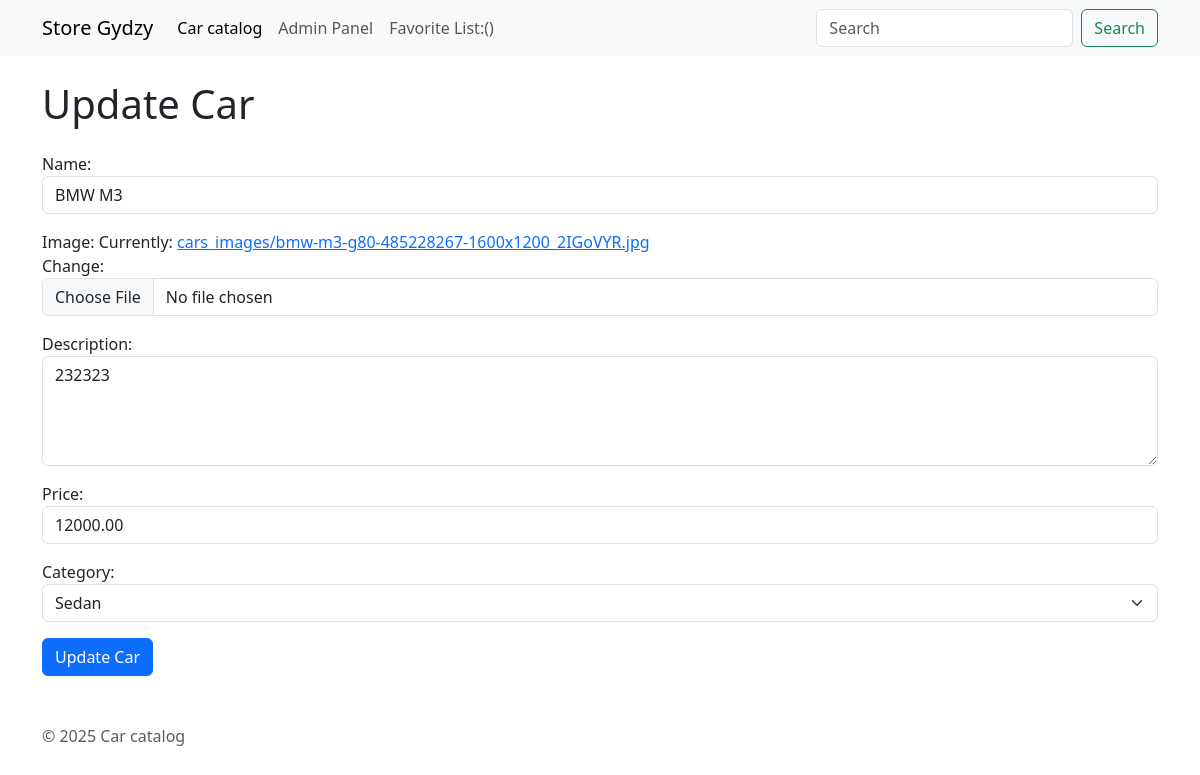
Page /cars/update/14/ on the committed database.
### cars_menu/models.py (models this page shows)
class Car(models.Model):
    CATEGORY_CHOICES = [
        ('sedan', 'Sedan'),
        ('hatchback', 'Hatchback'),
        ('suv', 'SUV'),
        ('crossover', 'Crossover'),
        ('coupe', 'Coupe'),
        ('convertible', 'Convertible'),
        ('wagon', 'Wagon'),
        ('pickup', 'Pickup'),
        ('van', 'Minivan'),
    ]
    name = models.CharField(max_length=100)
    image = models.ImageField(upload_to='cars_images/', null=True)
    description = models.TextField(blank=True, null=True)
    price = models.DecimalField(max_digits=10, decimal_places=2)
    category = models.CharField(max_length=50, choices=CATEGORY_CHOICES)

### cars_menu/views.py (the view)
# urls.py: path('cars/update/<int:id>/', views.update_car, name='update'),
def update_car(request, id):
     car = get_object_or_404(Car,pk=id)
     if request.method == 'POST':
        cars_form = CarsForm(request.POST, request.FILES,instance=car)
        if cars_form.is_valid():
            cars_form.save()
            messages.success(request, f"Cars has been updated successfully!","green")
            return redirect('adminpanel')
     cars_form = CarsForm(instance=car)
     return render(request, 'cars/update.html', {'form': cars_form})

### cars_menu/forms/car.py
class CarsForm(forms.ModelForm):
    class Meta:
        model = Car
        fields = '__all__'
        widgets = {
            'name': forms.TextInput(attrs={'class': 'form-control', 'placeholder': 'Product name'}),
            'image': forms.ClearableFileInput(attrs={'class': 'form-control', 'placeholder': 'ImageField'}),
            'description': forms.Textarea(attrs={'class': 'form-control', 'rows': 4, 'placeholder': 'Description'}),
            'price': forms.NumberInput(attrs={'class': 'form-control', 'step': '0.01', 'placeholder': 'Price'}),
            'category': forms.Select(attrs={'class': 'form-select'}),
        }

### favorites/context_processor.py (called while the page is built)
def favorite_list_count(request):
    return { 'favorite_count': get_count_of_favorite_car(request) }

### favorites/favorites.py (called while the page is built)
def get_favorite_car(request):
    return request.session.get(FAVORITE_PRODUCTS_KEY, [])

def get_count_of_favorite_car(request):
    return len(get_favorite_car(request))

### cars_menu/templates/cars/update.html
{% extends "basetitle.html" %} {% block content %}
<h1 class="mb-4">Update Car</h1>
{% include "components/cars_form.html" with button_text="Update Car" %}
{% endblock %}

### cars_menu/templates/components/cars_form.html (shortened to what this page needs)
<form method="post" enctype="multipart/form-data">
  <div class="form-group">
    {% for field in form %}
      <div class="mb-3">
        {{ field.label_tag }}
        {{ field }}
      </div>
    {% endfor %}
  </div>
  <button id="btn" type="submit" class="btn btn-primary">{{button_text}}</button>
  </form>

### rows in the picture
Car: form "BMW M3" "232323" "12000.00" "Sedan"

### other values in the picture
{{ field.label_tag }} "Name:" "Image:" "Description:" "Price:" "Category:"
{{ button_text }} "Update Car"
